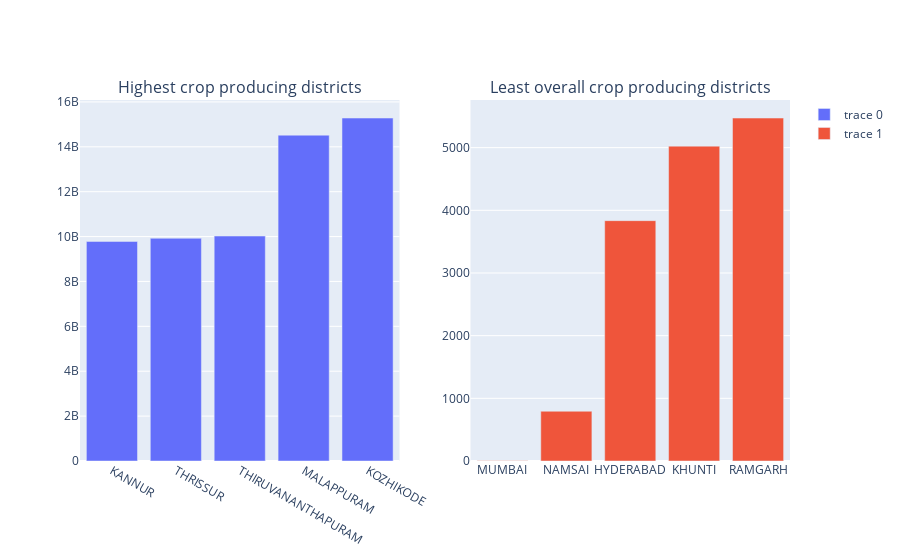

The notebook cell this image was saved under:
### Markdown cell above
## Most and least crop producing Districts

### Code cell
fig = py.subplots.make_subplots(rows=1,cols=2,
                    subplot_titles=('Highest crop producing districts', 'Least overall crop producing districts'))

temp = df.groupby(by='District_Name')['Production'].sum().reset_index().sort_values(by='Production')
temp1 = temp.tail()
trace1 = go.Bar(x= temp1['District_Name'], y=temp1['Production'])

temp1=temp.head()
trace2 = go.Bar(x= temp1['District_Name'], y=temp1['Production'])

fig.append_trace(trace1,1,1)
fig.append_trace(trace2,1,2)
fig.show()

### Figure 1 — Plotly figure (JSON) as saved in the notebook; plotly's stock layout.template omitted (floating-point values rounded to 4 significant figures)
{"data": [{"type": "bar", "x": ["KANNUR", "THRISSUR", "THIRUVANANTHAPURAM", "MALAPPURAM", "KOZHIKODE"], "xaxis": "x", "y": [9783000000.0, 9924000000.0, 10020000000.0, 14520000000.0, 15280000000.0], "yaxis": "y"}, {"type": "bar", "x": ["MUMBAI", "NAMSAI", "HYDERABAD", "KHUNTI", "RAMGARH"], "xaxis": "x2", "y": [2, 794, 3835, 5024, 5472], "yaxis": "y2"}], "layout": {"annotations": [{"font": {"size": 16}, "showarrow": false, "text": "Highest crop producing districts", "x": 0.225, "xanchor": "center", "xref": "paper", "y": 1, "yanchor": "bottom", "yref": "paper"}, {"font": {"size": 16}, "showarrow": false, "text": "Least overall crop producing districts", "x": 0.775, "xanchor": "center", "xref": "paper", "y": 1, "yanchor": "bottom", "yref": "paper"}], "xaxis": {"anchor": "y", "domain": [0, 0.45]}, "xaxis2": {"anchor": "y2", "domain": [0.55, 1]}, "yaxis": {"anchor": "x", "domain": [0, 1]}, "yaxis2": {"anchor": "x2", "domain": [0, 1]}}}
